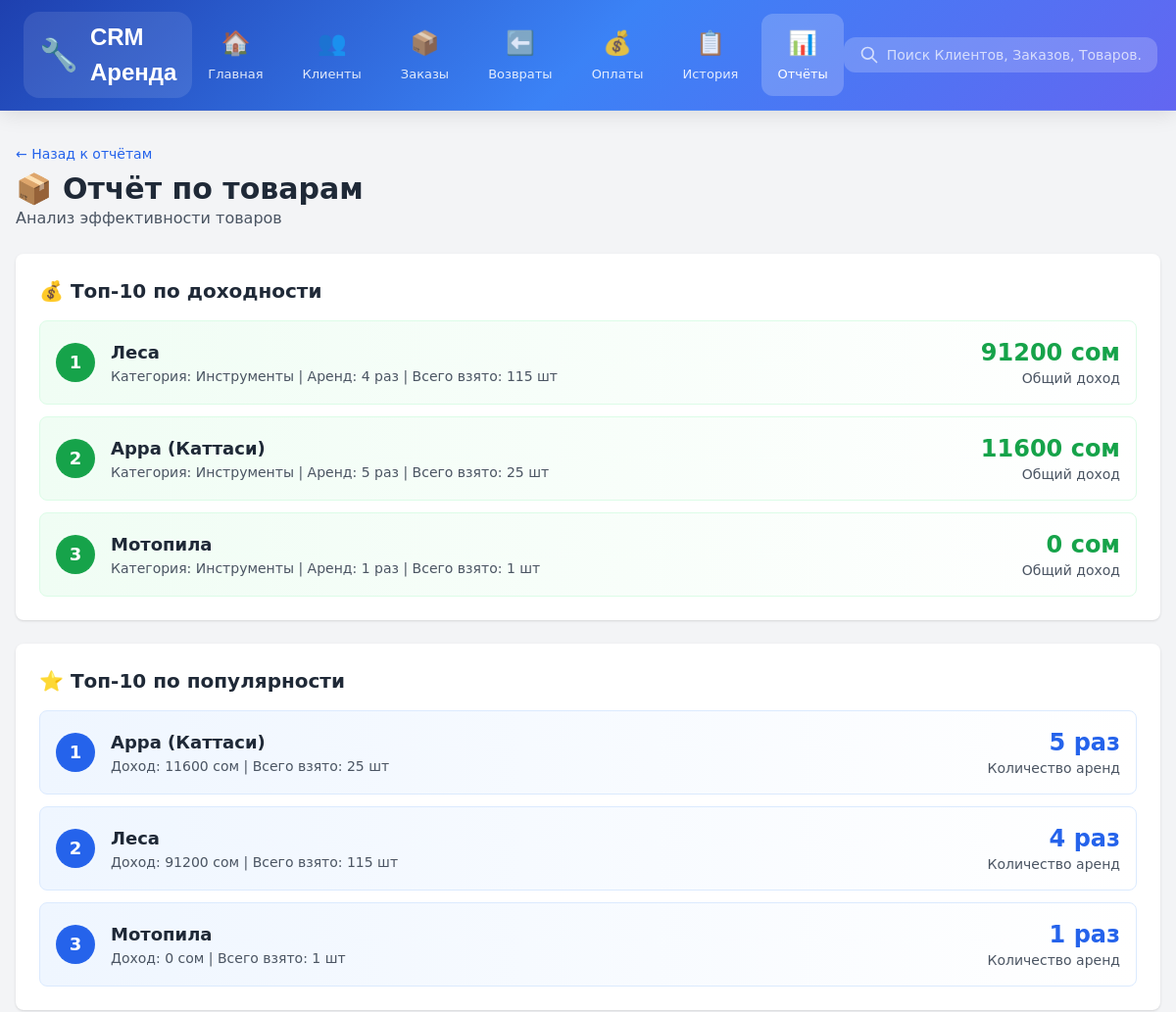
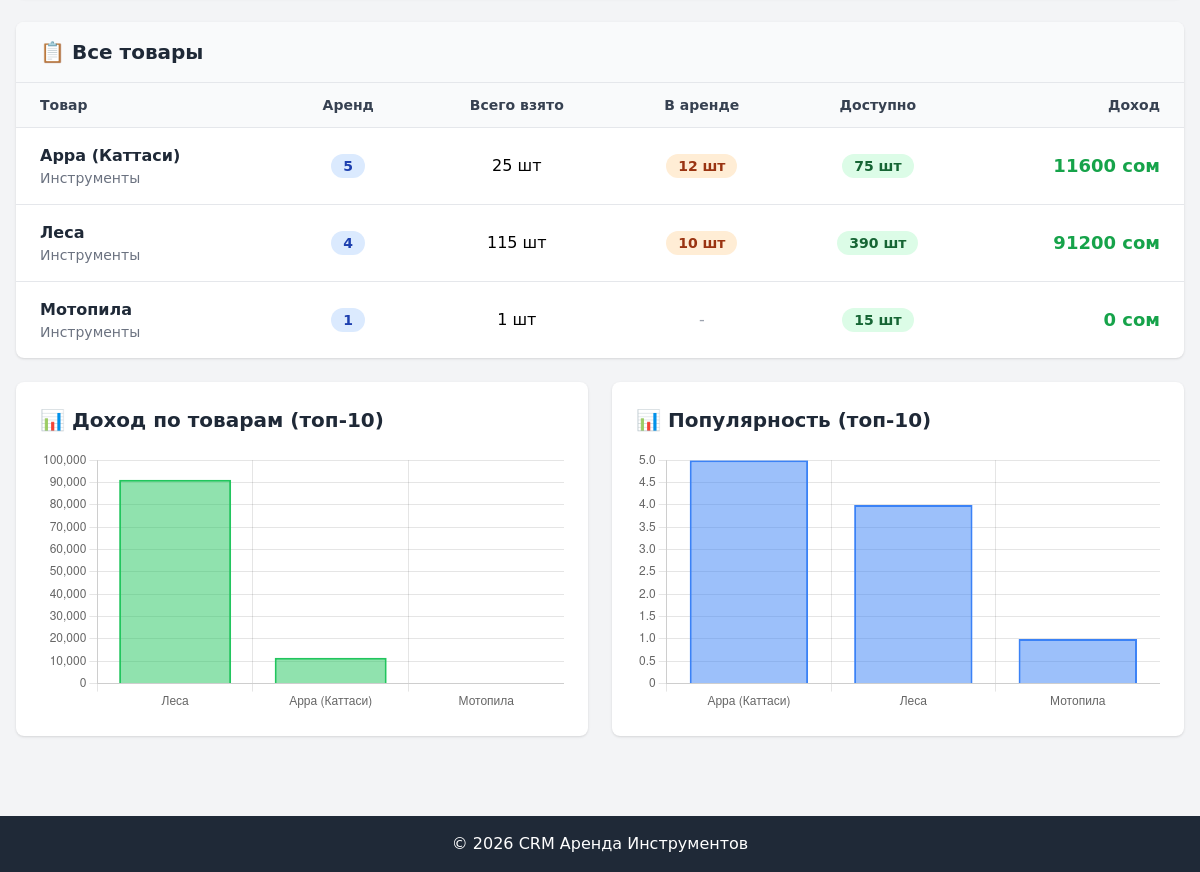
The app's page /reports/products/, older data (2 pictures, top to bottom).
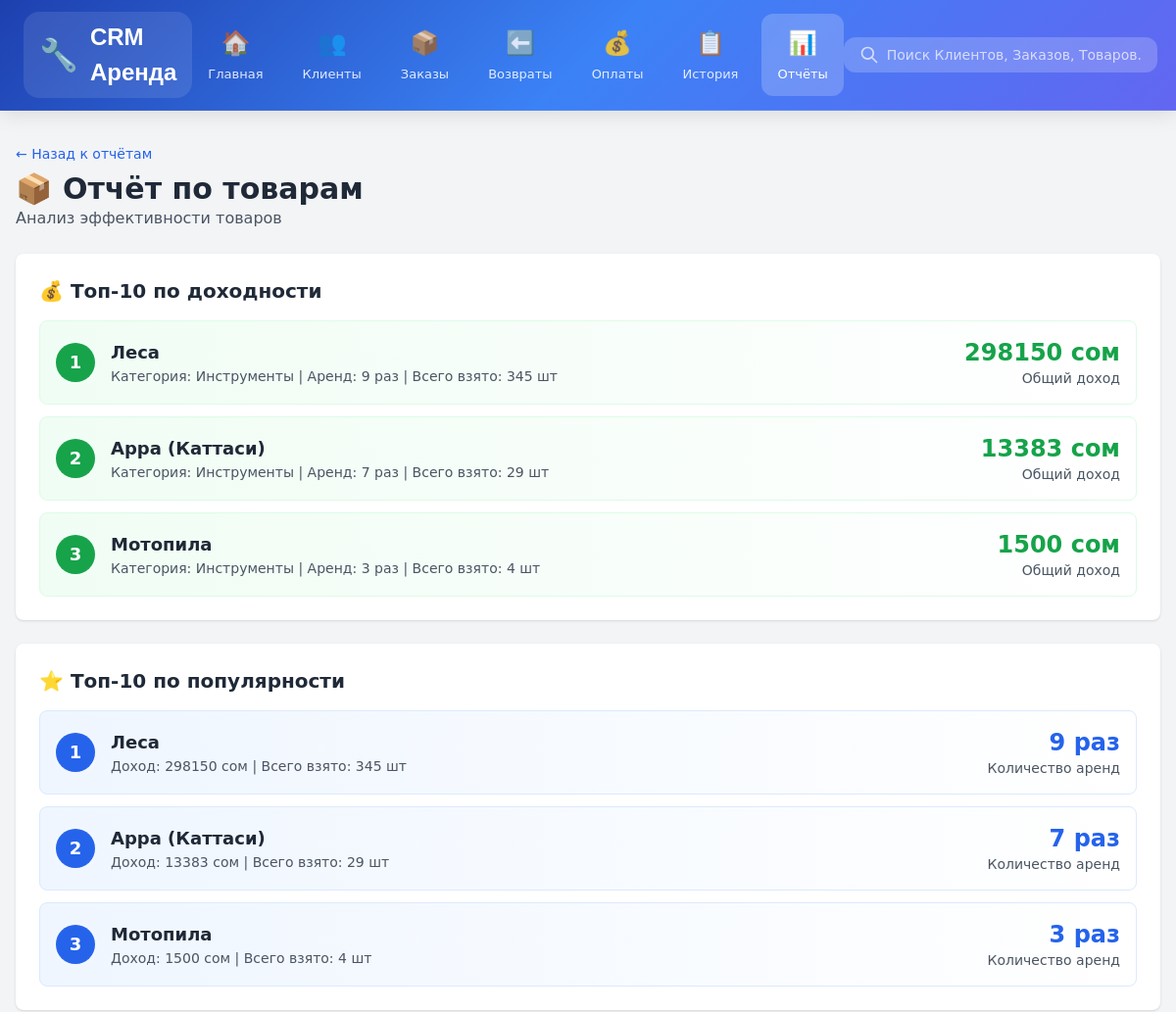
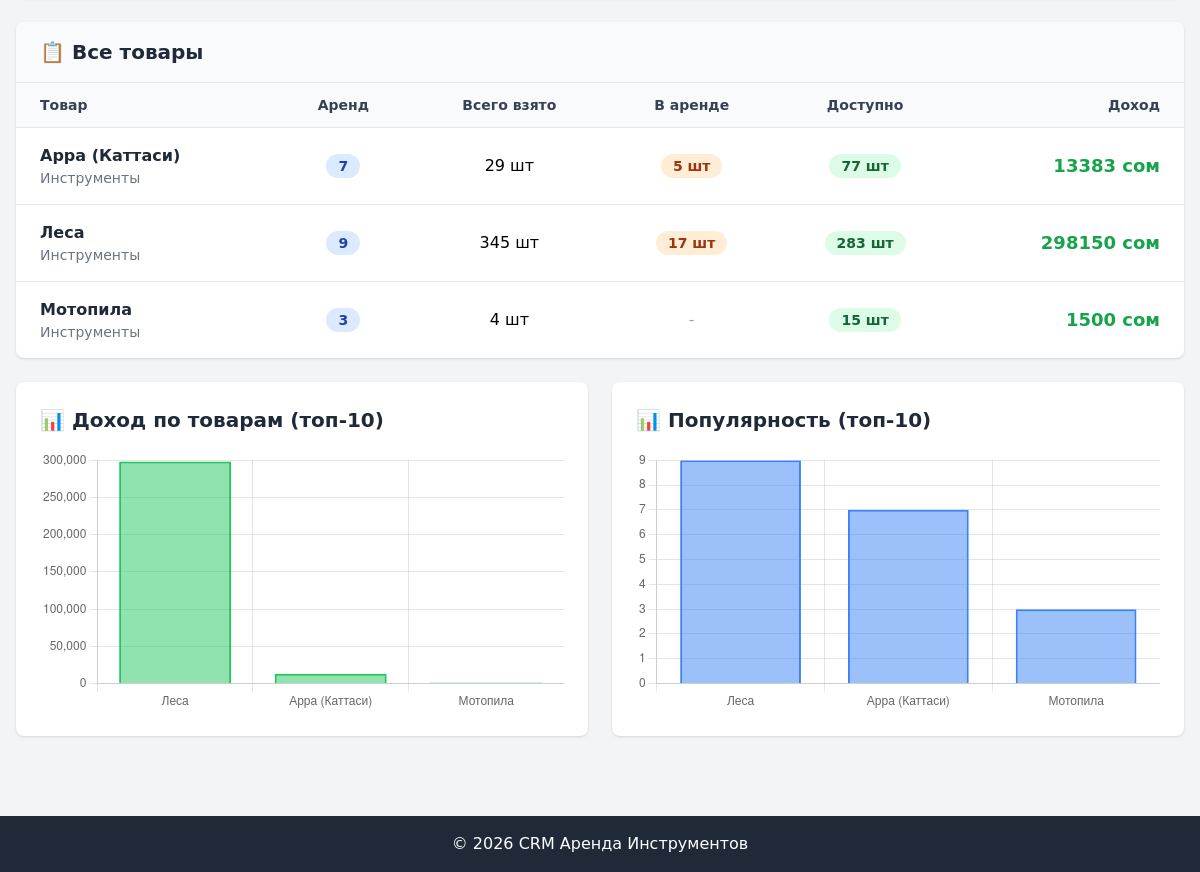
The same page, newer data (2 pictures, top to bottom).
### apps/inventory/models.py (models this page shows, shortened)
class Product(models.Model):
    name = models.CharField('Название', max_length=200)
    category = models.ForeignKey(Category, on_delete=models.PROTECT, related_name='products')
    quantity_total = models.PositiveIntegerField('Всего', default=0)
    quantity_available = models.PositiveIntegerField('Доступно', default=0)
    price_per_day = models.DecimalField('Цена/день', max_digits=10, decimal_places=2)
    price_per_hour = models.DecimalField('Цена/час', max_digits=10, decimal_places=2, default=0)
    is_active = models.BooleanField('Активен', default=True)
    class Meta:
        verbose_name = 'Товар'
        verbose_name_plural = 'Товары'

class Category(models.Model):
    name = models.CharField('Название', max_length=200)
    description = models.TextField('Описание', blank=True)
    class Meta:
        verbose_name = 'Категория'
        verbose_name_plural = 'Категории'

### apps/main/reports_views.py (the view)
# urls.py: path('reports/products/', reports_views.reports_products, name='reports_products'),
def reports_products(request):
    products_data = []
    for product in Product.objects.all():
        times_rented = OrderItem.objects.filter(product=product).count()
        total_quantity = OrderItem.objects.filter(product=product).aggregate(
            total=Sum('quantity_taken')
        )['total'] or 0
        total_income = OrderItem.objects.filter(product=product).aggregate(
            total=Sum('current_total_cost')
        )['total'] or 0
        in_rent = OrderItem.objects.filter(
            product=product,
            quantity_remaining__gt=0
        ).aggregate(total=Sum('quantity_remaining'))['total'] or 0
        products_data.append({
            'product': product,
            'times_rented': times_rented,
            'total_quantity': total_quantity,
            'total_income': int(total_income),
            'in_rent': in_rent,
            'available': product.quantity_available,
        })
    products_by_income = sorted(products_data, key=lambda x: x['total_income'], reverse=True)
    products_by_popularity = sorted(products_data, key=lambda x: x['times_rented'], reverse=True)
    context = {
        'products_data': products_data,
        'top_by_income': products_by_income[:10],
        'top_by_popularity': products_by_popularity[:10],
    }
    return render(request, 'reports/products.html', context)

### apps/company/models.py (called while the page is built)
    @classmethod
    def get_company(cls):
        company, created = cls.objects.get_or_create(
            pk=1,
            defaults={
                'company_name': 'Моя компания',
                'currency': 'сом',
            }
        )
        return company

### apps/main/context_processors.py (called while the page is built)
def company_context(request):
    from apps.company.models import CompanyProfile
    company = CompanyProfile.get_company()
    return {
        'company': company,
    }

### templates/reports/products.html (shortened to what this page needs)
{% extends 'base.html' %}
{% block content %}
<div class="space-y-6">
    <div>
        <a href="/reports/" class="text-blue-600 hover:underline text-sm mb-2 inline-block">
            ← Назад к отчётам
        </a>
        <h1 class="text-3xl font-bold text-gray-800">📦 Отчёт по товарам</h1>
        <p class="text-gray-600">Анализ эффективности товаров</p>
    </div>
    <div class="bg-white rounded-lg shadow p-6">
        <h2 class="text-xl font-bold text-gray-800 mb-4">💰 Топ-10 по доходности</h2>
        <div class="grid gap-3">
            {% for item in top_by_income %}
            <div class="flex justify-between items-center p-4 bg-gradient-to-r from-green-50 to-white rounded-lg border border-green-100">
                <div class="flex items-center gap-4">
                    <div class="bg-green-600 text-white w-10 h-10 rounded-full flex items-center justify-center font-bold text-lg">
                        {{ forloop.counter }}
                    </div>
                    <div>
                        <p class="font-bold text-lg text-gray-800">{{ item.product.name }}</p>
                        <div class="text-sm text-gray-600">
                            Категория: {{ item.product.category.name }} |
                            Аренд: {{ item.times_rented }} раз |
                            Всего взято: {{ item.total_quantity }} шт
                        </div>
                    </div>
                </div>
                <div class="text-right">
                    <p class="text-2xl font-bold text-green-600">{{ item.total_income|floatformat:0 }} сом</p>
                    <p class="text-sm text-gray-600">Общий доход</p>
                </div>
            </div>
            {% endfor %}
        </div>
    </div>
    <div class="bg-white rounded-lg shadow p-6">
        <h2 class="text-xl font-bold text-gray-800 mb-4">⭐ Топ-10 по популярности</h2>
        <div class="grid gap-3">
            {% for item in top_by_popularity %}
            <div class="flex justify-between items-center p-4 bg-gradient-to-r from-blue-50 to-white rounded-lg border border-blue-100">
                <div class="flex items-center gap-4">
                    <div class="bg-blue-600 text-white w-10 h-10 rounded-full flex items-center justify-center font-bold text-lg">
                        {{ forloop.counter }}
                    </div>
                    <div>
                        <p class="font-bold text-lg text-gray-800">{{ item.product.name }}</p>
                        <div class="text-sm text-gray-600">
                            Доход: {{ item.total_income|floatformat:0 }} сом |
                            Всего взято: {{ item.total_quantity }} шт
                        </div>
                    </div>
                </div>
                <div class="text-right">
                    <p class="text-2xl font-bold text-blue-600">{{ item.times_rented }} раз</p>
                    <p class="text-sm text-gray-600">Количество аренд</p>
                </div>
            </div>
            {% endfor %}
        </div>
    </div>
    <div class="bg-white rounded-lg shadow overflow-hidden">
        <div class="px-6 py-4 bg-gray-50 border-b">
            <h2 class="text-xl font-bold text-gray-800">📋 Все товары</h2>
        </div>
        <table class="w-full">
            <thead class="bg-gray-50 border-b">
                <tr>
                    <th class="px-6 py-3 text-left text-sm font-semibold text-gray-700">Товар</th>
                    <th class="px-6 py-3 text-center text-sm font-semibold text-gray-700">Аренд</th>
                    <th class="px-6 py-3 text-center text-sm font-semibold text-gray-700">Всего взято</th>
                    <th class="px-6 py-3 text-center text-sm font-semibold text-gray-700">В аренде</th>
                    <th class="px-6 py-3 text-center text-sm font-semibold text-gray-700">Доступно</th>
                    <th class="px-6 py-3 text-right text-sm font-semibold text-gray-700">Доход</th>
                </tr>
            </thead>
            <tbody class="divide-y">
                {% for item in products_data %}
                <tr class="hover:bg-gray-50">
                    <td class="px-6 py-4">
                        <div>
                            <p class="font-semibold text-gray-800">{{ item.product.name }}</p>
                            <p class="text-sm text-gray-500">{{ item.product.category.name }}</p>
                        </div>
                    </td>
                    <td class="px-6 py-4 text-center">
                        <span class="px-3 py-1 bg-blue-100 text-blue-800 rounded-full text-sm font-semibold">
                            {{ item.times_rented }}
                        </span>
                    </td>
                    <td class="px-6 py-4 text-center">
                        {{ item.total_quantity }} шт
                    </td>
                    <td class="px-6 py-4 text-center">
                        {% if item.in_rent > 0 %}
                            <span class="px-3 py-1 bg-orange-100 text-orange-800 rounded-full text-sm font-semibold">
                                {{ item.in_rent }} шт
                            </span>
                        {% else %}
                            <span class="text-gray-400">-</span>
                        {% endif %}
                    </td>
                    <td class="px-6 py-4 text-center">
                        {% if item.available > 0 %}
                            <span class="px-3 py-1 bg-green-100 text-green-800 rounded-full text-sm font-semibold">
                                {{ item.available }} шт
                            </span>
                        {% else %}
                            <span class="px-3 py-1 bg-red-100 text-red-800 rounded-full text-sm font-semibold">
                                0
                            </span>
                        {% endif %}
                    </td>
                    <td class="px-6 py-4 text-right">
                        <span class="font-bold text-green-600 text-lg">
                            {{ item.total_income|floatformat:0 }} сом
                        </span>
                    </td>
                </tr>
                {% endfor %}
            </tbody>
        </table>
    </div>
    <div class="grid grid-cols-2 gap-6">
        <div class="bg-white rounded-lg shadow p-6">
            <h2 class="text-xl font-bold text-gray-800 mb-4">📊 Доход по товарам (топ-10)</h2>
            <canvas id="incomeChart"></canvas>
        </div>
        <div class="bg-white rounded-lg shadow p-6">
            <h2 class="text-xl font-bold text-gray-800 mb-4">📊 Популярность (топ-10)</h2>
            <canvas id="popularityChart"></canvas>
        </div>
    </div>
</div>
<script>
// Income Chart
const incomeCtx = document.getElementById('incomeChart');
new Chart(incomeCtx, {
    type: 'bar',
    data: {
        labels: [
            {% for item in top_by_income|slice:":10" %}'{{ item.product.name }}'{% if not forloop.last %},{% endif %}{% endfor %}
        ],
        datasets: [{
            label: 'Доход (сом)',
            data: [{% for item in top_by_income|slice:":10" %}{{ item.total_income }}{% if not forloop.last %},{% endif %}{% endfor %}],
            backgroundColor: 'rgba(34, 197, 94, 0.5)',
            borderColor: 'rgb(34, 197, 94)',
            borderWidth: 2
        }]
    },
    options: {
        responsive: true,
        plugins: {
            legend: { display: false }
        },
        scales: {
            y: { beginAtZero: true }
        }
    }
});
// Popularity Chart
const popularityCtx = document.getElementById('popularityChart');
new Chart(popularityCtx, {
    type: 'bar',
    data: {
        labels: [
            {% for item in top_by_popularity|slice:":10" %}'{{ item.product.name }}'{% if not forloop.last %},{% endif %}{% endfor %}
        ],
        datasets: [{
            label: 'Количество аренд',
            data: [{% for item in top_by_popularity|slice:":10" %}{{ item.times_rented }}{% if not forloop.last %},{% endif %}{% endfor %}],
            backgroundColor: 'rgba(59, 130, 246, 0.5)',
            borderColor: 'rgb(59, 130, 246)',
            borderWidth: 2
        }]
    },
    options: {
        responsive: true,
        plugins: {
            legend: { display: false }
        },
        scales: {
            y: { beginAtZero: true }
        }
    }
});
</script>
{% endblock %}

### templates/base.html (shortened to what this page needs)
{% load static %}
<!DOCTYPE html>
<html lang="ru">
<head>
    <script src="https://cdn.tailwindcss.com"></script>
</head>
<body class="bg-gray-100">
<nav class="modern-navbar py-3 px-4 md:px-6 sticky top-0 z-50">
    <div class="max-w-7xl mx-auto flex items-center justify-between">
        <a href="/" data-turbo="false" class="logo-section">
            <span class="logo-icon">🔧</span>
            <div>
                <div class="logo-text">CRM Аренда</div>
            </div>
        </a>
        <div class="desktop-nav">
            <a href="/" data-turbo="false" class="nav-link {% if request.path == '/' %}active{% endif %}">
                <span class="nav-icon">🏠</span>
                <span class="nav-label">Главная</span>
            </a>
            <a href="/clients/" class="nav-link {% if 'clients' in request.path %}active{% endif %}">
                <span class="nav-icon">👥</span>
                <span class="nav-label">Клиенты</span>
            </a>
            <a href="/rental/orders/" class="nav-link {% if 'orders' in request.path %}active{% endif %}">
                <span class="nav-icon">📦</span>
                <span class="nav-label">Заказы</span>
            </a>
            <a href="/rental/returns/" class="nav-link {% if 'returns' in request.path %}active{% endif %}">
                <span class="nav-icon">⬅️</span>
                <span class="nav-label">Возвраты</span>
            </a>
            <a href="/payment/" data-turbo="false" class="nav-link {% if 'payment' in request.path %}active{% endif %}">
                <span class="nav-icon">💰</span>
                <span class="nav-label">Оплаты</span>
            </a>
            <a href="/history/" class="nav-link {% if 'history' in request.path %}active{% endif %}">
                <span class="nav-icon">📋</span>
                <span class="nav-label">История</span>
            </a>
            <a href="/reports/" class="nav-link {% if 'reports' in request.path %}active{% endif %}">
                <span class="nav-icon">📊</span>
                <span class="nav-label">Отчёты</span>
            </a>
        </div>
        <div class="desktop-search relative" id="global-search-container">
            <div class="flex items-center gap-2 bg-white bg-opacity-20 rounded-xl px-4 py-2 min-w-80">
                <svg class="w-5 h-5 text-white opacity-70 flex-shrink-0" fill="none" stroke="currentColor" viewBox="0 0 24 24">
                    <path stroke-linecap="round" stroke-linejoin="round" stroke-width="2" d="M21 21l-6-6m2-5a7 7 0 11-14 0 7 7 0 0114 0"/>
                </svg>
                <input
                    type="text"
                    id="global-search-input"
                    placeholder="Поиск клиентов, заказов, товаров..."
                    autocomplete="off"
                    class="bg-transparent text-white placeholder-white placeholder-opacity-70 outline-none w-full text-sm" style="text-transform: capitalize;"
                />
            </div>
        </div>
    </div>
</nav>
    <main class="max-w-7xl mx-auto px-4 py-8">
        {% block content %}
        {% endblock %}
    </main>
    <footer class="bg-gray-800 text-white text-center py-4 mt-12">
        <p>© 2026 CRM Аренда Инструментов</p>
    </footer>
<link rel="stylesheet" href="https://cdn.jsdelivr.net/npm/toastify-js/src/toastify.min.css">
</body>
</html>

### templates/base.html (style rules this page uses)
.desktop-search { display: flex; }

Row changes from the older to the newer data that the page shows:
changed Product "Леса": times_rented "4" → "9"; total_quantity "115" → "345"; total_income "91200" → "298150"; in_rent "10" → "17"; available "390" → "283"; moves up the list
changed Product "Арра (Каттаси)": times_rented "5" → "7"; total_quantity "25" → "29"; total_income "11600" → "13383"; in_rent "12" → "5"; available "75" → "77"
computed for Product "Мотопила": times_rented "1" → "3"; total_quantity "1" → "4"; total_income "0" → "1500"
Text that changed along with them:
chart data {{ item.total_income }}: 91200, 11600, 0 → 298150, 13383, 1500
chart data {{ item.product.name }}: Арра (Каттаси), Леса, Мотопила → Леса, Арра (Каттаси), Мотопила
chart data {{ item.times_rented }}: 5, 4, 1 → 9, 7, 3
